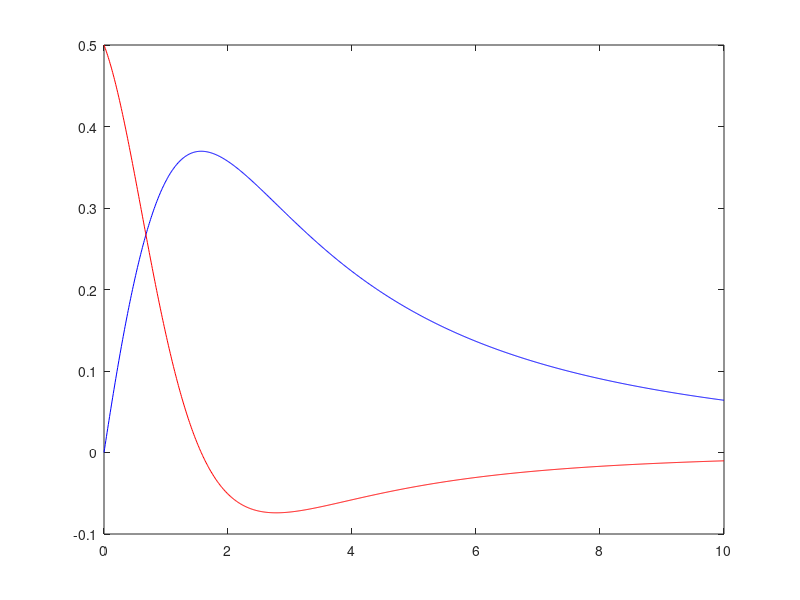

Source code (MATLAB): (Note: this script raises an error after producing the figure.)
% Name: Andrew Pang
% Date: 3 MAY 2019  
% Task 4 :  Growth
close all; clear all; clc;

%creates row vector c 
c = 0:0.01:10 ;
%create a math function g(c) and g'(c) that takes values of c
gc = @(c) ((2*c) ./ ( 4 + 0.8*c + c.^2 + 0.2*(c.^3) ));
dgc =@(c) ((10*(20-5*c.^2 - 2*c.^3))./(((c+5).^2).*((c.^2+4).^2)));

%Plots the graphs g(c) and g'(c)
plot(c,gc(c),'b-');
hold on
plot(c,dgc(c),'r-');

%calls the falseposition fucntion to otain the root of g'(c)
%since at maximum, g'(c) = 0
[root, iter] = falseposition(dgc,0,5,1e-4);

%plots the line for the root solution
xline(root);

%labels the axes and adds a legend
legend('g(c)',"g'(c)",'Solution');
xlabel('c value');
ylabel("g(c)/g'(c)");
hold off;